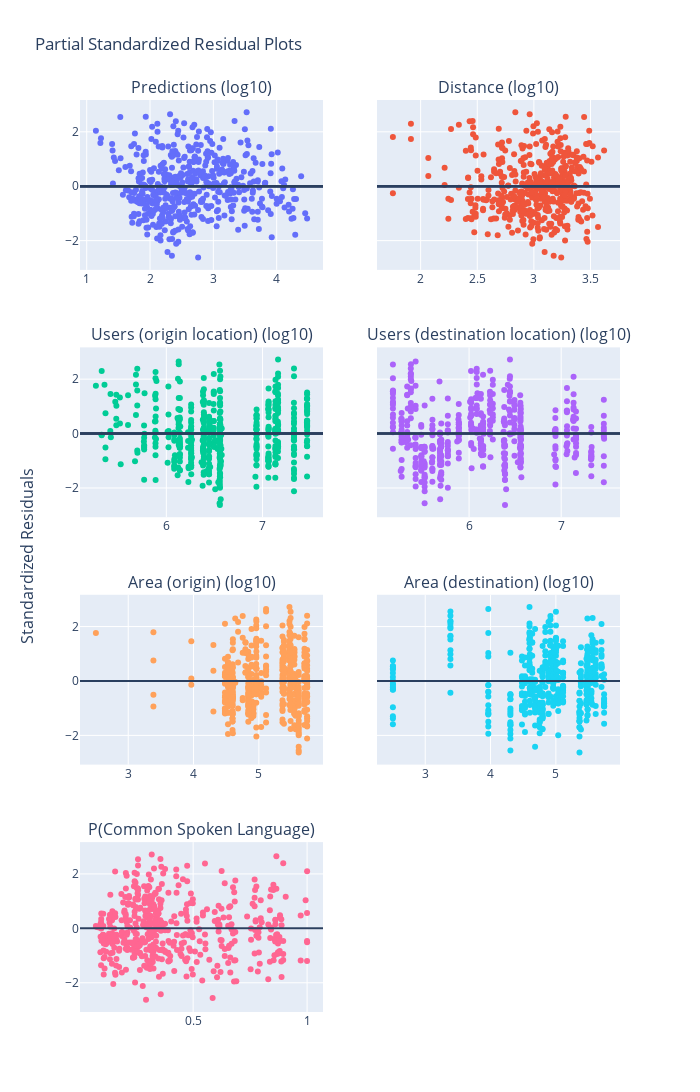

The notebook cell saved with this chart:
### Markdown cell above
#### perhaps not the best for countries w/ small area (e.g. Luxembourg, Malta)

### Code cell
fancy_subplots(y_val='sresids')

### Figure 1 — Plotly figure (JSON) as saved in the notebook; plotly's stock layout.template omitted (floating-point values rounded to 4 significant figures; data arrays with more than 128 entries replaced by an {"elided": "..."} marker saying what was removed)
{"data": [{"mode": "markers", "name": "Predictions (log10)", "text": {"elided": "495 str values"}, "type": "scatter", "x": {"elided": "495 float values"}, "xaxis": "x", "y": {"elided": "495 float values"}, "yaxis": "y"}, {"mode": "markers", "name": "Distance (log10)", "text": {"elided": "495 str values"}, "type": "scatter", "x": {"elided": "495 float values"}, "xaxis": "x2", "y": {"elided": "495 float values"}, "yaxis": "y2"}, {"mode": "markers", "name": "Users (origin location) (log10)", "text": {"elided": "495 str values"}, "type": "scatter", "x": {"elided": "495 float values"}, "xaxis": "x3", "y": {"elided": "495 float values"}, "yaxis": "y3"}, {"mode": "markers", "name": "Users (destination location) (log10)", "text": {"elided": "495 str values"}, "type": "scatter", "x": {"elided": "495 float values"}, "xaxis": "x4", "y": {"elided": "495 float values"}, "yaxis": "y4"}, {"mode": "markers", "name": "Area (origin) (log10)", "text": {"elided": "495 str values"}, "type": "scatter", "x": {"elided": "495 float values"}, "xaxis": "x5", "y": {"elided": "495 float values"}, "yaxis": "y5"}, {"mode": "markers", "name": "Area (destination) (log10)", "text": {"elided": "495 str values"}, "type": "scatter", "x": {"elided": "495 float values"}, "xaxis": "x6", "y": {"elided": "495 float values"}, "yaxis": "y6"}, {"mode": "markers", "name": "P(Common Spoken Language)", "text": {"elided": "495 str values"}, "type": "scatter", "x": {"elided": "495 float values"}, "xaxis": "x7", "y": {"elided": "495 float values"}, "yaxis": "y7"}], "layout": {"annotations": [{"font": {"size": 16}, "showarrow": false, "text": "Predictions (log10)", "x": 0.225, "xanchor": "center", "xref": "paper", "y": 1, "yanchor": "bottom", "yref": "paper"}, {"font": {"size": 16}, "showarrow": false, "text": "Distance (log10)", "x": 0.775, "xanchor": "center", "xref": "paper", "y": 1, "yanchor": "bottom", "yref": "paper"}, {"font": {"size": 16}, "showarrow": false, "text": "Users (origin location) (log10)", "x": 0.225, "xanchor": "center", "xref": "paper", "y": 0.7288, "yanchor": "bottom", "yref": "paper"}, {"font": {"size": 16}, "showarrow": false, "text": "Users (destination location) (log10)", "x": 0.775, "xanchor": "center", "xref": "paper", "y": 0.7288, "yanchor": "bottom", "yref": "paper"}, {"font": {"size": 16}, "showarrow": false, "text": "Area (origin) (log10)", "x": 0.225, "xanchor": "center", "xref": "paper", "y": 0.4575, "yanchor": "bottom", "yref": "paper"}, {"font": {"size": 16}, "showarrow": false, "text": "Area (destination) (log10)", "x": 0.775, "xanchor": "center", "xref": "paper", "y": 0.4575, "yanchor": "bottom", "yref": "paper"}, {"font": {"size": 16}, "showarrow": false, "text": "P(Common Spoken Language)", "x": 0.225, "xanchor": "center", "xref": "paper", "y": 0.1862, "yanchor": "bottom", "yref": "paper"}, {"font": {"size": 16}, "showarrow": false, "text": "Standardized Residuals", "textangle": -90, "x": 0, "xanchor": "right", "xref": "paper", "xshift": -40, "y": 0.5, "yanchor": "middle", "yref": "paper"}], "height": 1400, "shapes": [{"type": "line", "x0": 0, "x1": 1, "xref": "x domain", "y0": 0, "y1": 0, "yref": "y"}, {"type": "line", "x0": 0, "x1": 1, "xref": "x domain", "y0": 0, "y1": 0, "yref": "y"}, {"type": "line", "x0": 0, "x1": 1, "xref": "x2 domain", "y0": 0, "y1": 0, "yref": "y2"}, {"type": "line", "x0": 0, "x1": 1, "xref": "x domain", "y0": 0, "y1": 0, "yref": "y"}, {"type": "line", "x0": 0, "x1": 1, "xref": "x2 domain", "y0": 0, "y1": 0, "yref": "y2"}, {"type": "line", "x0": 0, "x1": 1, "xref": "x3 domain", "y0": 0, "y1": 0, "yref": "y3"}, {"type": "line", "x0": 0, "x1": 1, "xref": "x domain", "y0": 0, "y1": 0, "yref": "y"}, {"type": "line", "x0": 0, "x1": 1, "xref": "x2 domain", "y0": 0, "y1": 0, "yref": "y2"}, {"type": "line", "x0": 0, "x1": 1, "xref": "x3 domain", "y0": 0, "y1": 0, "yref": "y3"}, {"type": "line", "x0": 0, "x1": 1, "xref": "x4 domain", "y0": 0, "y1": 0, "yref": "y4"}, {"type": "line", "x0": 0, "x1": 1, "xref": "x domain", "y0": 0, "y1": 0, "yref": "y"}, {"type": "line", "x0": 0, "x1": 1, "xref": "x2 domain", "y0": 0, "y1": 0, "yref": "y2"}, {"type": "line", "x0": 0, "x1": 1, "xref": "x3 domain", "y0": 0, "y1": 0, "yref": "y3"}, {"type": "line", "x0": 0, "x1": 1, "xref": "x4 domain", "y0": 0, "y1": 0, "yref": "y4"}, {"type": "line", "x0": 0, "x1": 1, "xref": "x5 domain", "y0": 0, "y1": 0, "yref": "y5"}, {"type": "line", "x0": 0, "x1": 1, "xref": "x domain", "y0": 0, "y1": 0, "yref": "y"}, {"type": "line", "x0": 0, "x1": 1, "xref": "x2 domain", "y0": 0, "y1": 0, "yref": "y2"}, {"type": "line", "x0": 0, "x1": 1, "xref": "x3 domain", "y0": 0, "y1": 0, "yref": "y3"}, {"type": "line", "x0": 0, "x1": 1, "xref": "x4 domain", "y0": 0, "y1": 0, "yref": "y4"}, {"type": "line", "x0": 0, "x1": 1, "xref": "x5 domain", "y0": 0, "y1": 0, "yref": "y5"}, {"type": "line", "x0": 0, "x1": 1, "xref": "x6 domain", "y0": 0, "y1": 0, "yref": "y6"}, {"type": "line", "x0": 0, "x1": 1, "xref": "x domain", "y0": 0, "y1": 0, "yref": "y"}, {"type": "line", "x0": 0, "x1": 1, "xref": "x2 domain", "y0": 0, "y1": 0, "yref": "y2"}, {"type": "line", "x0": 0, "x1": 1, "xref": "x3 domain", "y0": 0, "y1": 0, "yref": "y3"}, {"type": "line", "x0": 0, "x1": 1, "xref": "x4 domain", "y0": 0, "y1": 0, "yref": "y4"}, {"type": "line", "x0": 0, "x1": 1, "xref": "x5 domain", "y0": 0, "y1": 0, "yref": "y5"}, {"type": "line", "x0": 0, "x1": 1, "xref": "x6 domain", "y0": 0, "y1": 0, "yref": "y6"}, {"type": "line", "x0": 0, "x1": 1, "xref": "x7 domain", "y0": 0, "y1": 0, "yref": "y7"}], "showlegend": false, "title": {"text": "Partial Standardized Residual Plots"}, "width": 700, "xaxis": {"anchor": "y", "domain": [0, 0.45]}, "xaxis2": {"anchor": "y2", "domain": [0.55, 1]}, "xaxis3": {"anchor": "y3", "domain": [0, 0.45]}, "xaxis4": {"anchor": "y4", "domain": [0.55, 1]}, "xaxis5": {"anchor": "y5", "domain": [0, 0.45]}, "xaxis6": {"anchor": "y6", "domain": [0.55, 1]}, "xaxis7": {"anchor": "y7", "domain": [0, 0.45]}, "xaxis8": {"anchor": "y8", "domain": [0.55, 1]}, "yaxis": {"anchor": "x", "domain": [0.8137, 1]}, "yaxis2": {"anchor": "x2", "domain": [0.8137, 1], "matches": "y", "showticklabels": false}, "yaxis3": {"anchor": "x3", "domain": [0.5425, 0.7288]}, "yaxis4": {"anchor": "x4", "domain": [0.5425, 0.7288], "matches": "y3", "showticklabels": false}, "yaxis5": {"anchor": "x5", "domain": [0.2712, 0.4575]}, "yaxis6": {"anchor": "x6", "domain": [0.2712, 0.4575], "matches": "y5", "showticklabels": false}, "yaxis7": {"anchor": "x7", "domain": [0, 0.1862]}, "yaxis8": {"anchor": "x8", "domain": [0, 0.1862], "matches": "y7", "showticklabels": false}}}
